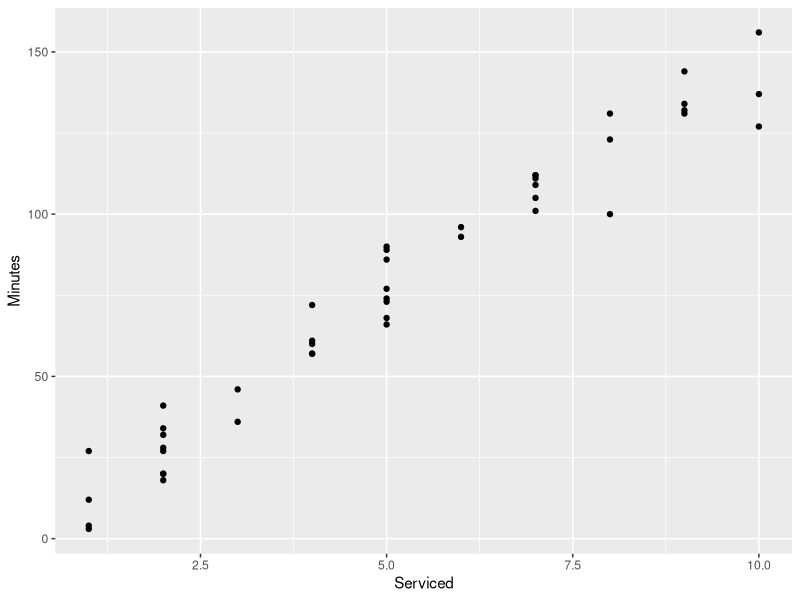

Generate this figure with R:
## ---- chunk 1
knitr::opts_chunk$set(echo = TRUE)
rm(list = ls())
## ---- chunk 2
library(tidyverse)
copier <- read.table('copier.txt', header = TRUE)
head(copier, 5)
## ---- chunk 3
ggplot(copier, aes(x=Serviced, y=Minutes)) +
  geom_point()
## ---- chunk 4
cor(copier$Serviced, copier$Minutes)
## ---- chunk 5
copier_result <- lm(Minutes ~ Serviced, data = copier)
summary(copier_result)
## ---- chunk 6
copier_anova <- anova(copier_result)
copier_anova
## ---- chunk 7
copier_data <- data.frame(Serviced = 5)

predict(copier_result, copier_data, level = 0.95, interval = "prediction")
## ---- chunk 8
y_1 <- copier[1,1]
yhat_1 <- 15.0352 * 2 - 0.5802

residual_1 <- y_1 - yhat_1
residual_1
